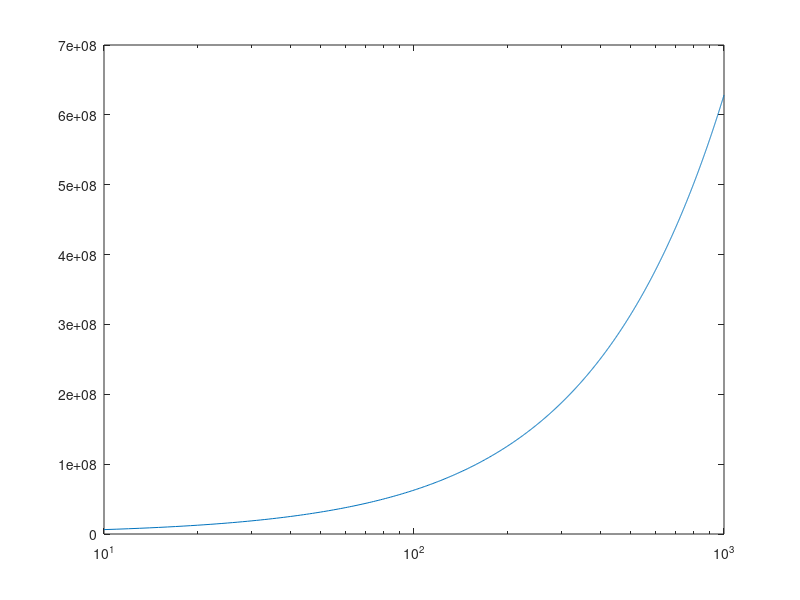
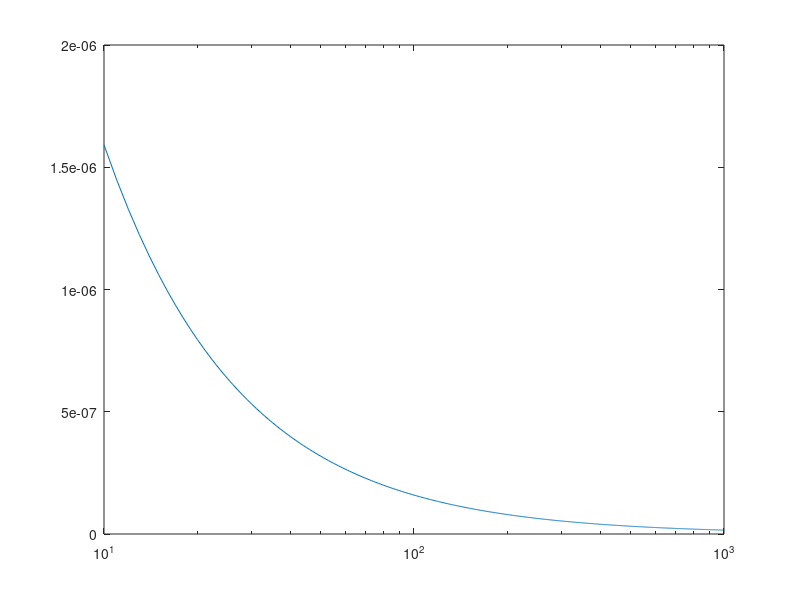

Source code (MATLAB) for these figures, in order:
clear, close all 
%%Ejercicio 3
    %Circuito RLC
    R= 10;  %ohmios 
    L= 0.2; %H
    C= 10e-6;  %F o 10 uF
    f= 50; %hz
    w= 2*pi*f;
    %Valores de las reactancias 
    XR= R; 
    XC= 1/1i*C*w;
    XL= 1i*L*w;

    %calculo de módulo z en serie
    Z= R + XC + XL;
    Z2= R + 1i*(L*w - (1/C*w));
    %modulo z
    Zmodulo= sqrt(R^2 + (L*w-(1/C*w))^2 );
 

    %desfase
    desfase= (1/C*w)*exp(-1i*pi/2);
    %de radianes a grados 
    desfaseGrados= rad2deg(desfase);

    %Frecuencia de resonancia
    wr= 1/ sqrt(L*C);
    
    %Representación 
    rangoF= 10:1000;
    wRango= 2*pi*rangoF;
    ZmoduloRango= sqrt(R^2 + (L*wRango-(1/C*wRango)).^2 );
    figure(1)
    semilogx(rangoF, ZmoduloRango);


    %Para una amplitud V0= 10 V
    V0=10;  % 10V 
    I0= V0./ZmoduloRango;
    figure(2)
    semilogx(rangoF, I0)

    %Máximos de frecuencia en lados del gráfico
    [maxZmodulo, iModulo] = max(ZmoduloRango);
    [maxI0, iI0] = max(I0); 
    maxFrecModulo= rangoF(iModulo);
    maxFrecI0= rangoF(iI0);
    
    %Ancho de banda
    anchoB= maxZmodulo - maxI0;

    %factor Q= frecuencia max/ ancho de banda